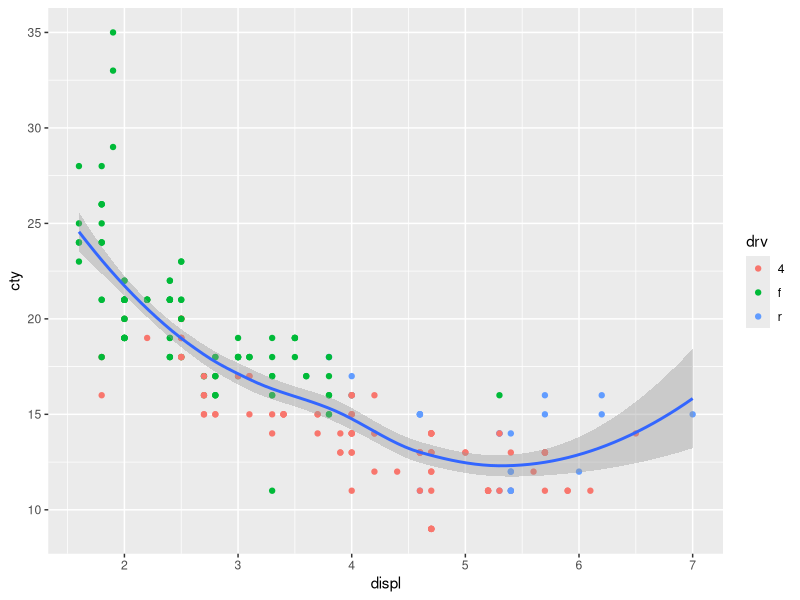

The R script that drew this image:
## ---- chunk 1
knitr::opts_chunk$set(echo = FALSE)
library(tidyverse)
## ---- chunk 2
str(mpg)

mpg %>% 
  ggplot(aes(displ, cty)) +
    geom_point(aes(color =  drv)) +
    geom_smooth()

